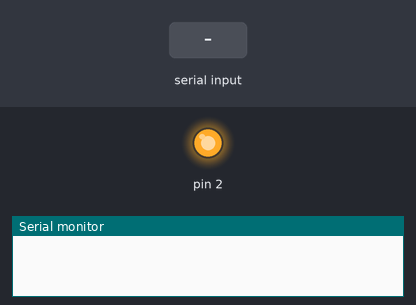
This sketch was run on a simulated Arduino Uno, built with avr-gcc and run on an emulated ATmega328P. Shown: output pins drawn as LEDs (lit = HIGH), the last lines printed to the serial monitor. Inputs (shaded band) come from the test bench.

Above: at 2.2 s.
2.3 s: "1\n" received over Serial
At 3.8 s:
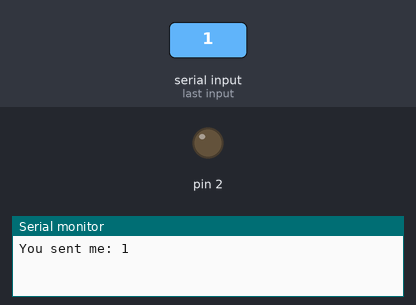
4.8 s: "0\n" received over Serial
Timing chart, 0 to 7.8 s (numbered marks = the images above; inputs shaded):
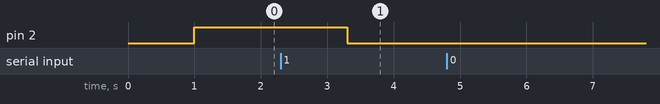

Measured:
- after the input at 2.3 s, pin 2: HIGH → LOW after 1.0 s

The sketch:

i2c_rpi_slv.ino
```cpp
void setup() {
  pinMode(2,OUTPUT);
  Serial.begin(230400);
  digitalWrite(2, LOW);
  delay(1000);
  digitalWrite(2, HIGH);
}

void loop() {
  if (Serial.available() > 0) {
    String data = Serial.readStringUntil('\n');
    String STR1 = "1";
    String STR2 = "2";
    Serial.print("You sent me: ");
    Serial.println(data);
    if(STR1.equals(data)){
      digitalWrite(2, HIGH);
      delay(1000);
      digitalWrite(2, LOW);
      delay(1000);
    }
    else{
    Serial.println("FINISH");

    }
    // if(STR2.equals(data)){
    //  digitalWrite(13, LOW);
    //  delay(1000);
    // }
  }
}
```
